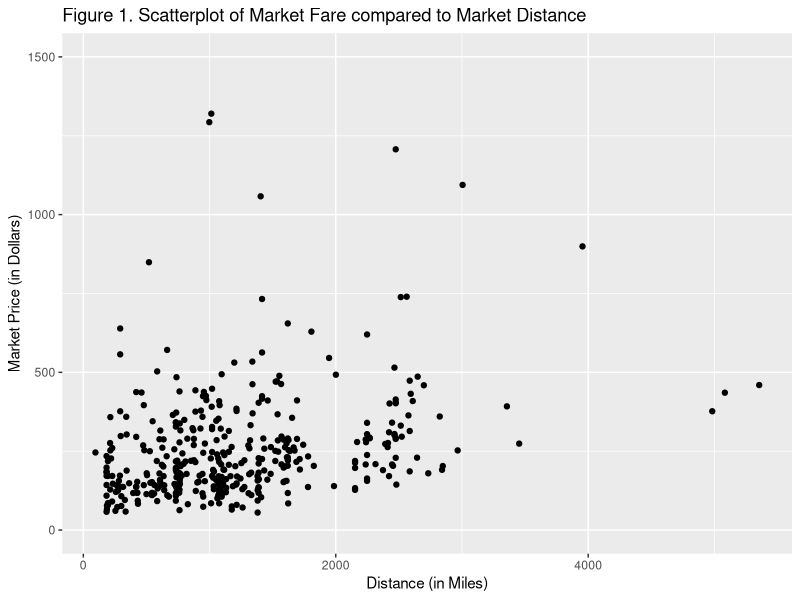
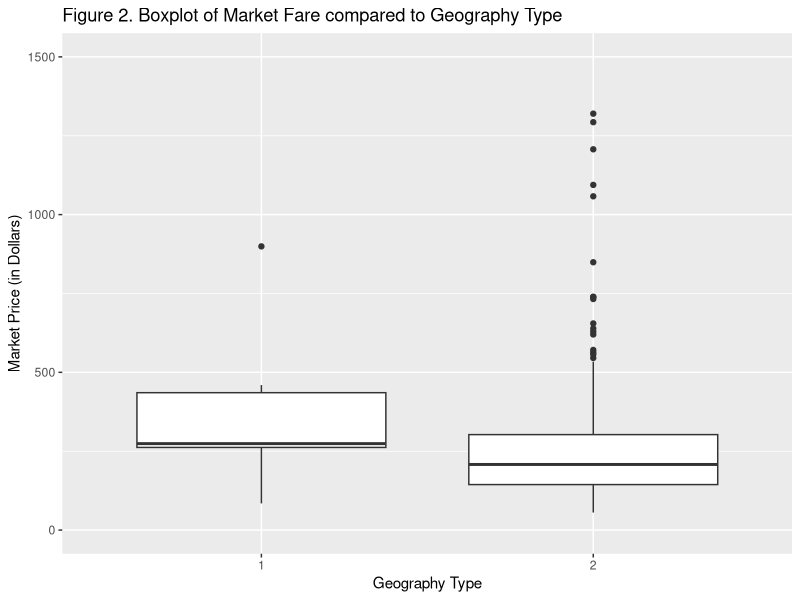
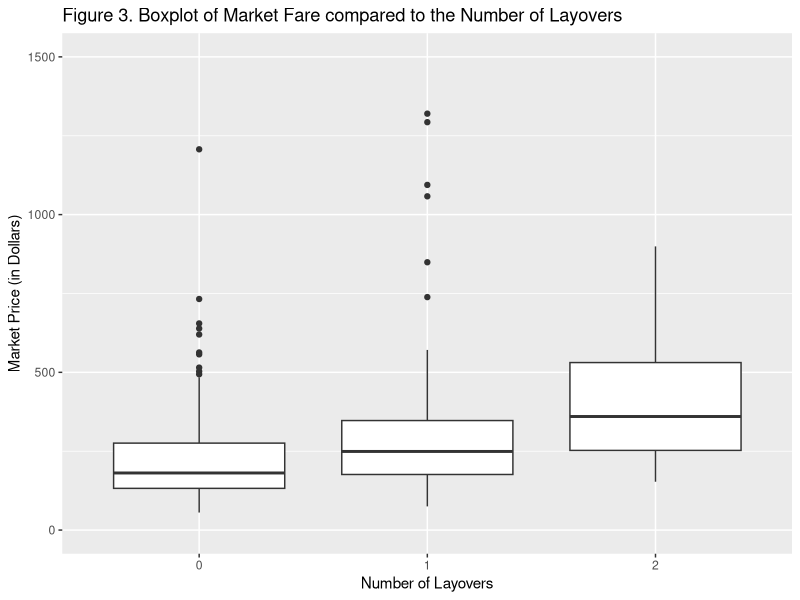
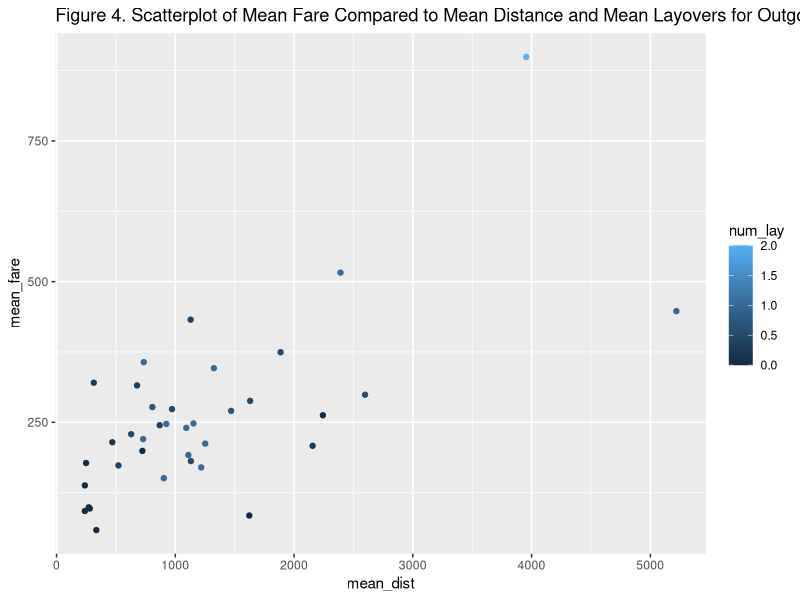

Source code (R) for these figures, in order: (Note: this script raises an error after producing the figures.)
## ---- chunk 1
# To see full results, uncomment code with two hashtags.
library(ggplot2)
library(dplyr)
raw_data<- read.csv('itineraries-2017.csv')

#Using all the numerical variables in the data to create a full model on MARKET_FARE
model1<- lm(MARKET_FARE~QUARTER + PASSENGERS + MARKET_DISTANCE + ITIN_GEO_TYPE + numLayovers, data=raw_data)
##summary(model1)

# QUARTER has the highest p-value in the previous model, so model2 contains every variable except for QUARTER.
model2<- lm(MARKET_FARE~PASSENGERS + MARKET_DISTANCE + ITIN_GEO_TYPE + numLayovers, data=raw_data)
##summary(model2)

# PASSENGERS has the highest p-value in the previous model, so model3 contains every variable except for PASSENGERS. The p-value of these predictors are all less than 0.05, so this is our final model.
model3<- lm(MARKET_FARE~MARKET_DISTANCE + ITIN_GEO_TYPE + numLayovers, data=raw_data)
##summary(model3)

# Creating a model with no predictors to use in the following f-test
model4<- lm(MARKET_FARE~1, data=raw_data)
##summary(model4)

# Perform an f-test between model3 and model4.
ft1 <- anova(model4, model3)
##ft1

# Creating a scatterplot between MARKET_DISTANCE and MARKET_FARE
ggplot()+geom_point(aes(x=MARKET_DISTANCE, y=MARKET_FARE), data=raw_data) + xlab("Distance (in Miles)") + ylab("Market Price (in Dollars)") + ylim(0,1500) + ggtitle("Figure 1. Scatterplot of Market Fare compared to Market Distance")

# Creating a boxplot between ITIN_GEO_TYPE and MARKET_FARE
ggplot()+geom_boxplot(aes(x=factor(ITIN_GEO_TYPE), y=MARKET_FARE), data=raw_data) + xlab("Geography Type") + ylab("Market Price (in Dollars)") + ggtitle("Figure 2. Boxplot of Market Fare compared to Geography Type") + ylim(0,1500)

# Creating a boxplot between numLayovers and MARKET_FARE
ggplot()+geom_boxplot(aes(x=factor(numLayovers), y=MARKET_FARE), data=raw_data) + xlab("Number of Layovers") + ylab("Market Price (in Dollars)") + ggtitle("Figure 3. Boxplot of Market Fare compared to the Number of Layovers") + ylim(0,1500)

# Calculating the confidence intervals of the slope estimates for each statistically significant variable.
##confint(model3, 'MARKET_DISTANCE' ,level=0.95)
##confint(model3, 'ITIN_GEO_TYPE' ,level=0.95)
##confint(model3, 'numLayovers' ,level=0.95)

#Subsetting for flights that leave from NY state
ny_data<- raw_data%>%filter(ORIGIN_STATE_ABR=='NY')
#Linear model where the predictor is a categorical variable for the the airport from which the plane departs
ny_model<- lm(MARKET_FARE~factor(ORIGIN), data= ny_data)
##summary(ny_model)

#creating a df which contains average fare and layovers for all flights leaving from NY, organized by state
mean_nyo_data<-raw_data%>%filter(ORIGIN_STATE_ABR=='NY')%>%group_by(DEST_STATE_ABR)%>%summarise(mean_fare= mean(MARKET_FARE), mean_dist = mean(MARKET_DISTANCE), num_lay= mean(numLayovers))

#creating a df which contains average fare and layovers for all flights arriving at NY, organized by state
mean_nyi_data<- raw_data%>%filter(DEST_STATE_ABR=='NY')%>%group_by(ORIGIN_STATE_ABR)%>%summarise(mean_fare= mean(MARKET_FARE), mean_dist = mean(MARKET_DISTANCE), num_lay= mean(numLayovers))


#Full and reduced models for obtaining expected mean fare from mean distance and mean layovers. Reduced model does not have the interaction term. This set of models is for outgoing flights data
model5<-lm(mean_fare~ mean_dist+num_lay+num_lay*mean_dist, data= mean_nyo_data)
model6<-lm(mean_fare~ mean_dist+num_lay, data= mean_nyo_data)
##summary(model5)
##summary(model6)

#F-test to compare full and reduced models
ft2<-anova(model5,model6)
##ft2


#Full and reduced models for obtaining expected mean fare from mean distance and mean layovers. Reduced model does not have the interaction term. This set of models is for incoming flights data
model7<-lm(mean_fare~ mean_dist+num_lay+num_lay*mean_dist, data= mean_nyi_data)
model8<-lm(mean_fare~ mean_dist+num_lay, data= mean_nyi_data)
##summary(model7)
##summary(model8)

#F-test to compare full and reduced models
ft3<-anova(model7,model8)
##ft3

#Exploratory plot to look at how distance and number of layovers relates to fares for outgoing flights

ggplot()+geom_point(aes(x=mean_dist, y=mean_fare, col=num_lay), data=mean_nyo_data) + ggtitle("Figure 4. Scatterplot of Mean Fare Compared to Mean Distance and Mean Layovers for Outgoing Flights")
ggplot()+geom_point(aes(x=mean_dist, y=mean_fare, col=num_lay), data=mean_nyi_data) ("Figure 5. Scatterplot of Mean Fare Compared to Mean Distance and Mean Layovers for Incoming Flights")

#Generic code for obtaining conf intervals for slope estimates
##confint(model7, 'mean_dist:num_lay' ,level=0.95)



